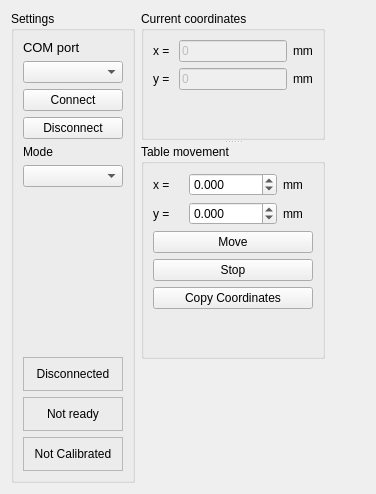
      <widget class="QWidget" name="TabMotor">
       <attribute name="title">
        <string>Motor Control</string>
       </attribute>
       <layout class="QGridLayout" name="gridLayout_42">
        <item row="0" column="3">
         <spacer name="horizontalSpacer">
          <property name="orientation">
           <enum>Qt::Horizontal</enum>
          </property>
          <property name="sizeHint" stdset="0">
           <size>
            <width>40</width>
            <height>20</height>
           </size>
          </property>
         </spacer>
        </item>
        <item row="0" column="0" rowspan="2">
         <widget class="QGroupBox" name="groupBox_6">
          <property name="title">
           <string>Settings</string>
          </property>
          <layout class="QGridLayout" name="gridLayout_36">
           <item row="2" column="0">
            <widget class="QPushButton" name="Button_MotorInit">
             <property name="text">
              <string>Connect</string>
             </property>
            </widget>
           </item>
           <item row="4" column="0">
            <widget class="QLabel" name="label_2">
             <property name="text">
              <string>Mode</string>
             </property>
            </widget>
           </item>
           <item row="6" column="0">
            <spacer name="verticalSpacer_3">
             <property name="orientation">
              <enum>Qt::Vertical</enum>
             </property>
             <property name="sizeHint" stdset="0">
              <size>
               <width>20</width>
               <height>40</height>
              </size>
             </property>
            </spacer>
           </item>
           <item row="0" column="0">
            <widget class="QLabel" name="Label_COMPort">
             <property name="font">
              <font>
               <pointsize>10</pointsize>
              </font>
             </property>
             <property name="text">
              <string>COM port</string>
             </property>
            </widget>
           </item>
           <item row="1" column="0">
            <widget class="QComboBox" name="QComboBox_ListOfPorts">
             <property name="enabled">
              <bool>true</bool>
             </property>
            </widget>
           </item>
           <item row="5" column="0">
            <widget class="QComboBox" name="CBoxABSREL">
             <property name="minimumSize">
              <size>
               <width>100</width>
               <height>0</height>
              </size>
             </property>
             <property name="currentText">
              <string/>
             </property>
            </widget>
           </item>
           <item row="8" column="0">
            <widget class="QFrame" name="BoxTableInit">
             <property name="minimumSize">
              <size>
               <width>0</width>
               <height>20</height>
              </size>
             </property>
             <property name="frameShape">
              <enum>QFrame::StyledPanel</enum>
             </property>
             <property name="frameShadow">
              <enum>QFrame::Sunken</enum>
             </property>
             <layout class="QGridLayout" name="gridLayout_40">
              <item row="0" column="0">
               <widget class="QLabel" name="LabelINIT">
                <property name="text">
                 <string>Not ready</string>
                </property>
                <property name="alignment">
                 <set>Qt::AlignCenter</set>
                </property>
               </widget>
              </item>
             </layout>
            </widget>
           </item>
           <item row="9" column="0">
            <widget class="QFrame" name="BoxTableLimits">
             <property name="minimumSize">
              <size>
               <width>0</width>
               <height>20</height>
              </size>
             </property>
             <property name="frameShape">
              <enum>QFrame::StyledPanel</enum>
             </property>
             <property name="frameShadow">
              <enum>QFrame::Sunken</enum>
             </property>
             <layout class="QGridLayout" name="gridLayout_41">
              <item row="0" column="0">
               <widget class="QLabel" name="LabelREF">
                <property name="text">
                 <string>Not Calibrated</string>
                </property>
                <property name="alignment">
                 <set>Qt::AlignCenter</set>
                </property>
               </widget>
              </item>
             </layout>
            </widget>
           </item>
           <item row="7" column="0">
            <widget class="QFrame" name="BoxTableCOM">
             <property name="minimumSize">
              <size>
               <width>0</width>
               <height>20</height>
              </size>
             </property>
             <property name="autoFillBackground">
              <bool>false</bool>
             </property>
             <property name="frameShape">
              <enum>QFrame::StyledPanel</enum>
             </property>
             <property name="frameShadow">
              <enum>QFrame::Sunken</enum>
             </property>
             <layout class="QGridLayout" name="gridLayout_39">
              <item row="0" column="0">
               <widget class="QLabel" name="LabelCOM">
                <property name="text">
                 <string>Disconnected</string>
                </property>
                <property name="alignment">
                 <set>Qt::AlignCenter</set>
                </property>
               </widget>
              </item>
             </layout>
            </widget>
           </item>
           <item row="3" column="0">
            <widget class="QPushButton" name="Button_MotorDisconnect">
             <property name="text">
              <string>Disconnect</string>
             </property>
            </widget>
           </item>
          </layout>
         </widget>
        </item>
        <item row="0" column="1" colspan="2">
         <widget class="QSplitter" name="splitter_3">
          <property name="orientation">
           <enum>Qt::Vertical</enum>
          </property>
          <widget class="QGroupBox" name="groupBox_4">
           <property name="sizePolicy">
            <sizepolicy hsizetype="Maximum" vsizetype="Preferred">
             <horstretch>0</horstretch>
             <verstretch>0</verstretch>
            </sizepolicy>
           </property>
           <property name="title">
            <string>Current coordinates</string>
           </property>
           <layout class="QGridLayout" name="gridLayout_25">
            <item row="0" column="0">
             <layout class="QHBoxLayout" name="horizontalLayout_4">
              <item>
               <widget class="QLabel" name="label_4">
                <property name="text">
                 <string>x = </string>
                </property>
               </widget>
              </item>
              <item>
               <widget class="QLineEdit" name="TablePosX">
                <property name="enabled">
                 <bool>false</bool>
                </property>
                <property name="text">
                 <string>0</string>
                </property>
               </widget>
              </item>
              <item>
               <widget class="QLabel" name="label_66">
                <property name="text">
                 <string>mm</string>
                </property>
               </widget>
              </item>
             </layout>
            </item>
            <item row="1" column="0">
             <layout class="QHBoxLayout" name="horizontalLayout_3">
              <item>
               <widget class="QLabel" name="label_64">
                <property name="text">
                 <string>y = </string>
                </property>
               </widget>
              </item>
              <item>
               <widget class="QLineEdit" name="TablePosY">
                <property name="enabled">
                 <bool>false</bool>
                </property>
                <property name="text">
                 <string>0</string>
                </property>
               </widget>
              </item>
              <item>
               <widget class="QLabel" name="label_65">
                <property name="text">
                 <string>mm</string>
                </property>
               </widget>
              </item>
             </layout>
            </item>
            <item row="2" column="0">
             <spacer name="verticalSpacer_13">
              <property name="orientation">
               <enum>Qt::Vertical</enum>
              </property>
              <property name="sizeHint" stdset="0">
               <size>
                <width>20</width>
                <height>40</height>
               </size>
              </property>
             </spacer>
            </item>
           </layout>
          </widget>
          <widget class="QGroupBox" name="groupBox_13">
           <property name="sizePolicy">
            <sizepolicy hsizetype="Maximum" vsizetype="Preferred">
             <horstretch>0</horstretch>
             <verstretch>0</verstretch>
            </sizepolicy>
           </property>
           <property name="minimumSize">
            <size>
             <width>0</width>
             <height>200</height>
            </size>
           </property>
           <property name="title">
            <string>Table movement</string>
           </property>
           <layout class="QGridLayout" name="gridLayout_34">
            <item row="2" column="0">
             <widget class="QPushButton" name="Button_MoveTable">
              <property name="text">
               <string>Move</string>
              </property>
             </widget>
            </item>
            <item row="3" column="0">
             <widget class="QPushButton" name="Button_StopTable">
              <property name="text">
               <string>Stop</string>
              </property>
             </widget>
            </item>
            <item row="1" column="0">
             <layout class="QHBoxLayout" name="horizontalLayout_7">
              <item>
               <widget class="QLabel" name="label_69">
                <property name="text">
                 <string>y = </string>
                </property>
               </widget>
              </item>
              <item>
               <widget class="QDoubleSpinBox" name="SpinBoxTabley">
                <property name="decimals">
                 <number>3</number>
                </property>
                <property name="minimum">
                 <double>-70000.000000000000000</double>
                </property>
                <property name="maximum">
                 <double>70000.000000000000000</double>
                </property>
                <property name="singleStep">
                 <double>0.100000000000000</double>
                </property>
               </widget>
              </item>
              <item>
               <widget class="QLabel" name="label_70">
                <property name="text">
                 <string>mm</string>
                </property>
               </widget>
              </item>
             </layout>
            </item>
            <item row="5" column="0">
             <spacer name="verticalSpacer_11">
              <property name="orientation">
               <enum>Qt::Vertical</enum>
              </property>
              <property name="sizeHint" stdset="0">
               <size>
                <width>20</width>
                <height>40</height>
               </size>
              </property>
             </spacer>
            </item>
            <item row="0" column="0">
             <layout class="QHBoxLayout" name="horizontalLayout_6">
              <item>
               <widget class="QLabel" name="label_67">
                <property name="text">
                 <string>x = </string>
                </property>
               </widget>
              </item>
              <item>
               <widget class="QDoubleSpinBox" name="SpinBoxTablex">
                <property name="decimals">
                 <number>3</number>
                </property>
                <property name="minimum">
                 <double>-70000.000000000000000</double>
                </property>
                <property name="maximum">
                 <double>70000.000000000000000</double>
                </property>
                <property name="singleStep">
                 <double>0.100000000000000</double>
                </property>
               </widget>
              </item>
              <item>
               <widget class="QLabel" name="label_68">
                <property name="text">
                 <string>mm</string>
                </property>
               </widget>
              </item>
             </layout>
            </item>
            <item row="4" column="0">
             <widget class="QPushButton" name="ButtonCopyCoordinates">
              <property name="text">
               <string>Copy Coordinates</string>
              </property>
             </widget>
            </item>
           </layout>
          </widget>
         </widget>
        </item>
        <item row="1" column="2">
         <spacer name="verticalSpacer_12">
          <property name="orientation">
           <enum>Qt::Vertical</enum>
          </property>
          <property name="sizeHint" stdset="0">
           <size>
            <width>108</width>
            <height>118</height>
           </size>
          </property>
         </spacer>
        </item>
       </layout>
      </widget>
